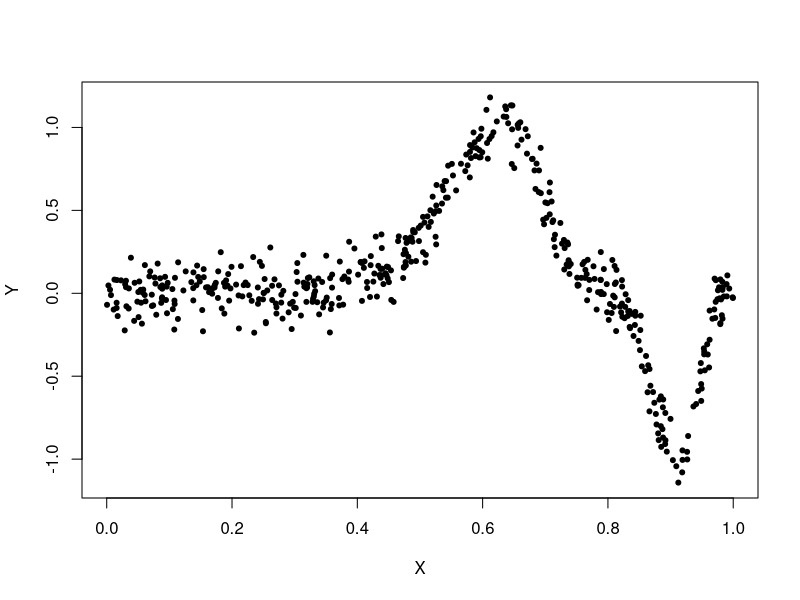
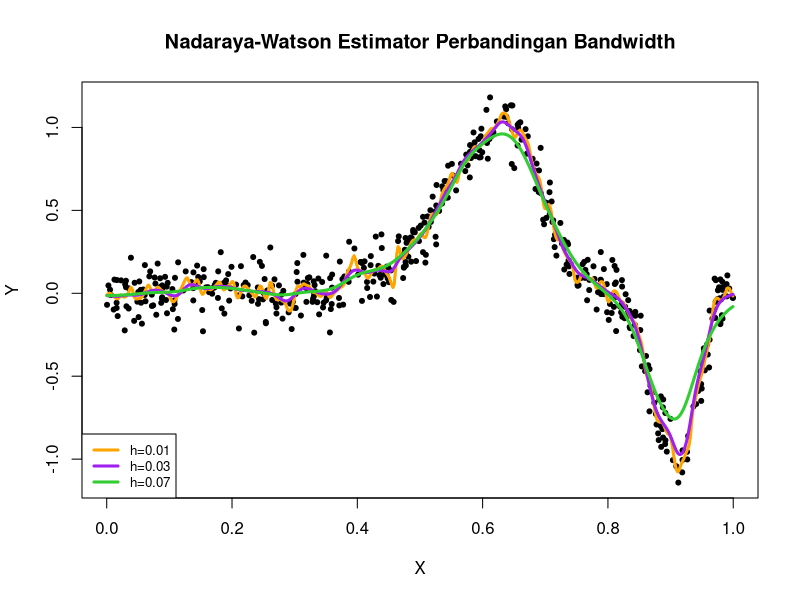
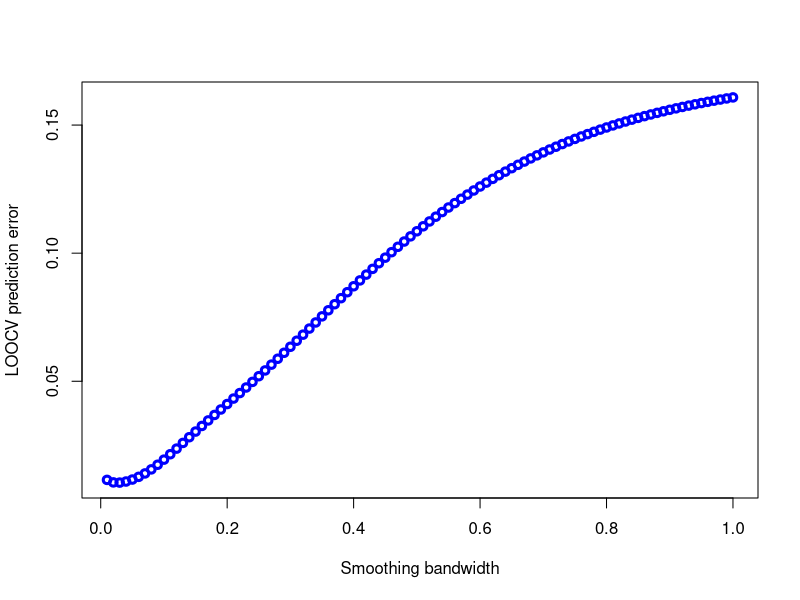
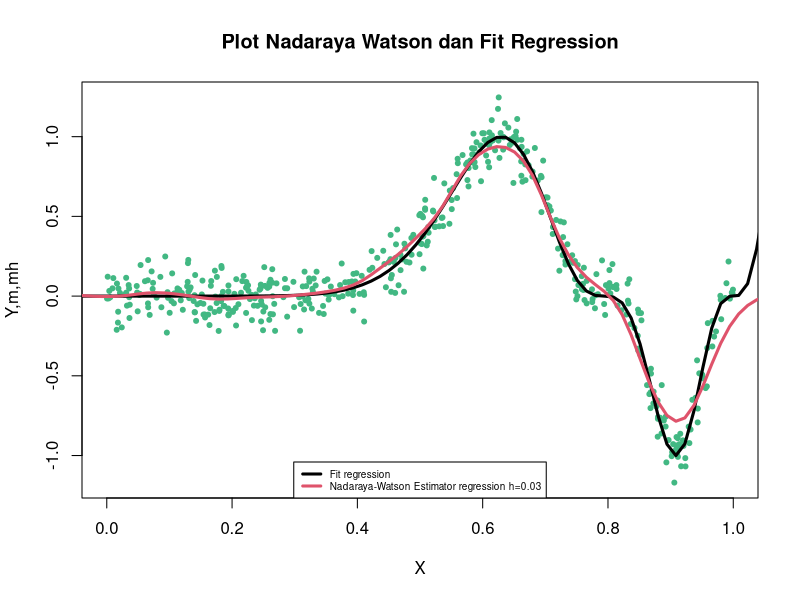
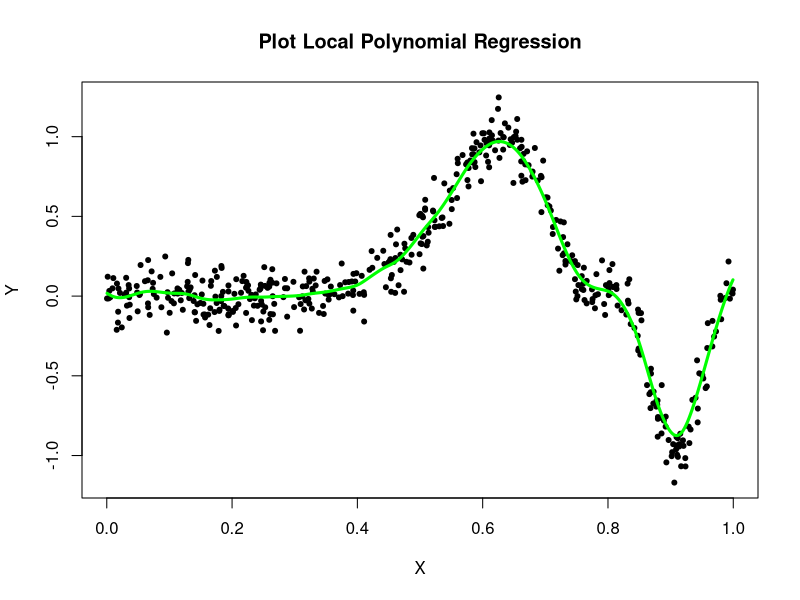
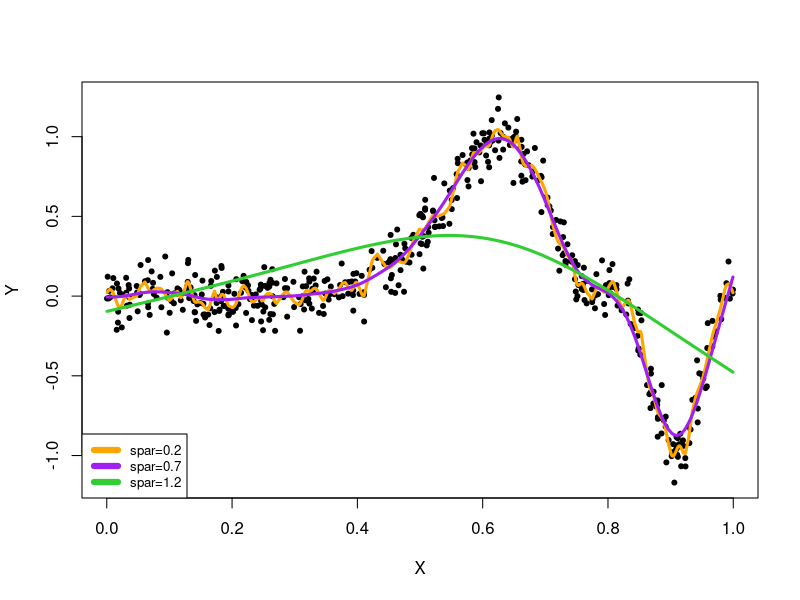
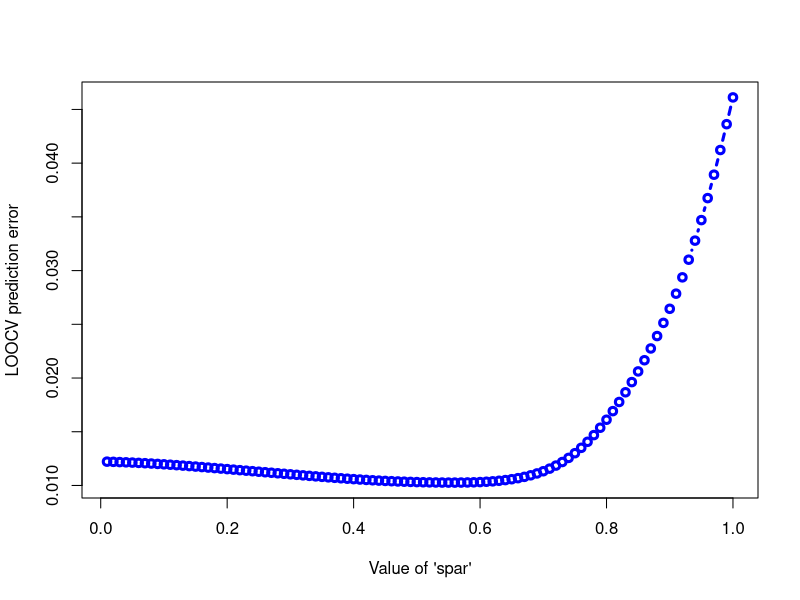
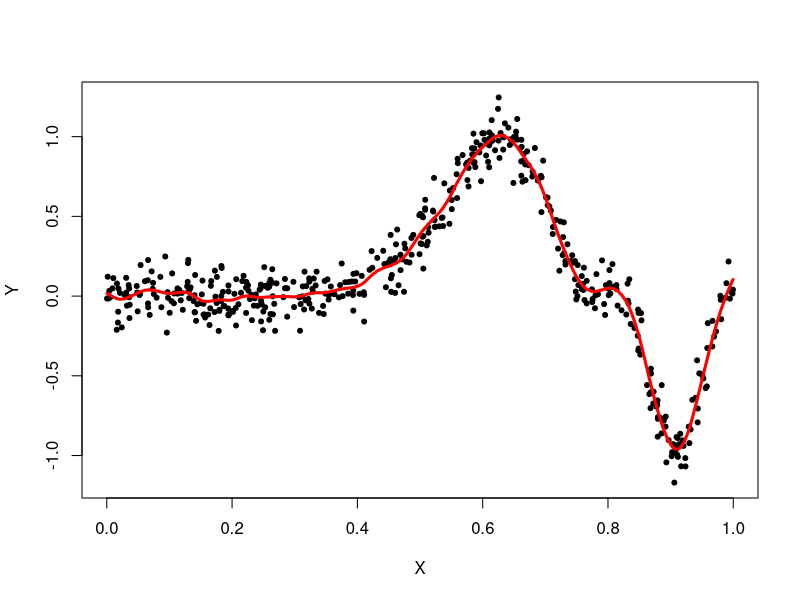

The R source for these figures, in order:
## ---- chunk 1
knitr::opts_chunk$set(echo = TRUE)
## ---- chunk 2
set.seed(12345)
n <- 500
eps <- rnorm(n, mean=0,sd = 0.1)
m <- function(x) (sin(2*pi*x^3))^3

X <- runif(n,min=0,max=1)
Y <- m(X) + eps
plot(X,Y,pch=20)
## ---- chunk 3
#perbandingan bandwidth
Kreg1 = ksmooth(x=X,y=Y,kernel = "normal",bandwidth = 0.01)
Kreg2 = ksmooth(x=X,y=Y,kernel = "normal",bandwidth = 0.03)
Kreg3 = ksmooth(x=X,y=Y,kernel = "normal",bandwidth = 0.07)
plot(X,Y,pch=20,main="Nadaraya-Watson Estimator Perbandingan Bandwidth")
lines(Kreg1, lwd=3, col="orange")
lines(Kreg2, lwd=3, col="purple")
lines(Kreg3, lwd=3, col="limegreen")
legend("bottomleft", c("h=0.01","h=0.03","h=0.07"), lwd=3, col=c("orange","purple","limegreen"),cex=0.8)
## ---- chunk 4
#CV nadaraya-watson
n = length(X)
# n: sample size
h_seq = seq(from=0.01,to=1, by=0.01)
# smoothing bandwidths we are using
CV_err_h = rep(NA,length(h_seq))
for(j in 1:length(h_seq)){
  h_using = h_seq[j]
  CV_err = rep(NA, n)
  for(i in 1:n){
    X_val = X[i]
    Y_val = Y[i]
    # validation set
    X_tr = X[-i]
    Y_tr = Y[-i]
    # training set
    Y_val_predict = ksmooth(x=X_tr,y=Y_tr,kernel = "normal",bandwidth=h_using, x.points = X_val)
    CV_err[i] = (Y_val - Y_val_predict$y)^2
    # we measure the error in terms of difference square
  }
  CV_err_h[j] = mean(CV_err)
}
CV_err_h

plot(x=h_seq, y=CV_err_h, type="b", lwd=3, col="blue",
     xlab="Smoothing bandwidth", ylab="LOOCV prediction error")
h_opt=h_seq[which(CV_err_h == min(CV_err_h))]
h_opt

## ---- chunk 5
mNW <- function(x, X, Y, h, K = dnorm) {
  # x: evaluation points
  # X: vector (size n) with the predictors
  # Y: vector (size n) with the response variable
  # h: bandwidth
  # K: kernel
  
  # Matrix of size n x length(x)
  Kx <- sapply(X, function(Xi) K((x - Xi) / h) / n*h)
    # Weights
  W <- Kx / rowSums(Kx) # Column recycling!
    # Means at x ("drop" to drop the matrix attributes)
  drop(W %*% Y)
  }
ps <- rnorm(n, mean=0,sd = 0.1)
m <- function(x) (sin(2*pi*x^3))^3

X <- runif(n,min=0,max=1)
Y <- m(X) + eps
xGrid <- seq(-5, 5, l = 700)
h2 <- 0.03
# Plot data
plot(X, Y,pch=20,col="#42b883",ylab="Y,m,mh",main="Plot Nadaraya Watson dan Fit Regression")
lines(xGrid, m(xGrid), col = 1,lwd=3)
lines(xGrid, mNW(x = xGrid, X = X, Y = Y, h = h2), col = 2,lwd=3)
legend("bottom", legend = c("Fit regression", "Nadaraya-Watson Estimator regression h=0.03"),
       lwd = 3, col = 1:2,cex=0.6)

## ---- chunk 6
library(KernSmooth)
#localpolynomial regression
plot(X, Y,pch=20,main="Plot Local Polynomial Regression")
fit <- locpoly(X, Y, bandwidth = 0.02)
lines(fit,col="green",lwd=3)

## ---- chunk 7
SS1 = smooth.spline(x=X,y=Y,spar=0.2)
SS2 = smooth.spline(x=X,y=Y,spar=0.7)
SS3 = smooth.spline(x=X,y=Y,spar=1.2)
plot(X,Y,pch=20)
lines(SS1, lwd=3, col="orange")
lines(SS2, lwd=3, col="purple")
lines(SS3, lwd=3, col="limegreen")
legend("bottomleft", c("spar=0.2","spar=0.7","spar=1.2"), lwd=6,
col=c("orange","purple","limegreen"),cex=0.8)

## ---- chunk 8
n = length(X)
# n: sample size
sp_seq = seq(from=0.01,to=1.0, by=0.01)
# values of spar we are exploring
CV_err_sp = rep(NA,length(sp_seq))
for(j in 1:length(sp_seq)){
spar_using = sp_seq[j]
CV_err = rep(NA, n)
for(i in 1:n){
X_val = X[i]
Y_val = Y[i]
# validation set
X_tr = X[-i]
Y_tr = Y[-i]
# training set
SS_fit = smooth.spline(x=X_tr,y=Y_tr,spar=spar_using)
Y_val_predict = predict(SS_fit,x=X_val)
# we use the 'predict()' function to predict a new value
CV_err[i] = (Y_val - Y_val_predict$y)^2
}
CV_err_sp[j] = mean(CV_err)
}
CV_err_sp
plot(x=sp_seq, y=CV_err_sp, type="b", lwd=3, col="blue",
xlab="Value of 'spar'", ylab="LOOCV prediction error")
sp_seq[which(CV_err_sp == min(CV_err_sp))]

## ---- chunk 9
#spline regression
plot(X,Y,pch=20)
xm <- data.frame(cbind(X,Y))
xm <- xm[order(X),]
mh <- smooth.spline(xm$X, xm$Y, spar=0.55)
lines(xm$X,fitted(mh),col="red",lwd=3)
## ---- chunk 10
plot(X,Y,pch=20)
lines(xGrid, mNW(x = xGrid, X = X, Y = Y, h = h2), col = "purple",lwd=3) #nadaraya
lines(xm$X,fitted(mh),col="red",lwd=3) #spline
lines(fit,col="blue",lwd=3) #localpoli
legend("bottom", legend = c("Nadaraya-Watson","Spline","Locpoly"),col=c("purple","red","blue"),
        lwd = 2,cex=0.8)

